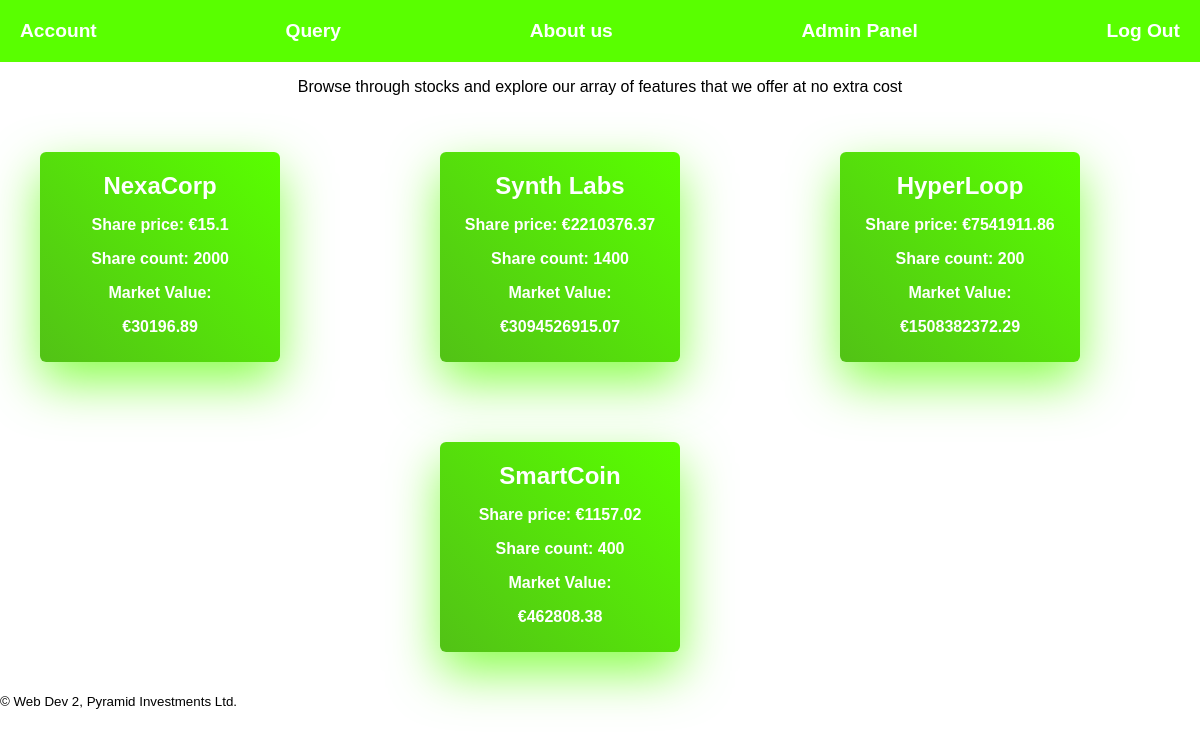
The app's page /query (signed in) with its own data.
### tables this page shows
CREATE TABLE stock_name
(
    stock_uuid TEXT PRIMARY KEY,
    name TEXT
);

CREATE TABLE stock_hist
(
    stock_uuid TEXT NOT NULL,
    time INTEGER NOT NULL,
    valuation INTEGER NOT NULL,
    share_count INTEGER NOT NULL,
    sigma REAL NOT NULL,
    mu REAL NOT NULL,
    seed INTEGER NOT NULL,
    PRIMARY KEY (stock_uuid, time)
);

### app.py (the view)
@app.route("/query", methods=["GET","POST"])
@login_required
def query():
    db = get_db()
    stockList = []
    stocks = db.execute("""SELECT * FROM stock_name;""").fetchall()
    for stock in stocks:
        name = stock["name"]
        uuid = stock["stock_uuid"]
        latest_info = db.execute("""SELECT * FROM stock_hist WHERE stock_uuid = ? ORDER BY time DESC;""", (uuid,)).fetchone()
        update_time = latest_info["time"]
        init_vals = db.execute("""SELECT time, valuation, sigma, mu, seed FROM stock_hist WHERE stock_uuid = ? ORDER BY time DESC LIMIT 1""", (uuid,)).fetchone()
        price = generate_new_stock_price(init_vals["time"], init_vals["valuation"], init_vals["mu"], init_vals["sigma"], init_vals["seed"])
        share_count = latest_info["share_count"]
        market_value = round(share_count * price,2)
        last_update = (time() - update_time) //3600 # minutes ago
        instace_of_stock = Stock(uuid, name, last_update, round(price,2), share_count, market_value)
        stockList.append(instace_of_stock)
    return render_template("query.html", stocks=stockList, title=title)

### app.py (called while the page is built)
@app.before_request
def logged_in_user():
    g.user = session.get("username", None)

def login_required(view):
    @wraps(view)
    def wrapped_view(*args, **kwargs):
        if g.user is None:
            return redirect(url_for('login', next=request.url))
        return view(*args, **kwargs)
    return wrapped_view

### database.py (called while the page is built)
def get_db():
    if "db" not in g:
        g.db = sqlite3.connect(DATABASE,
            detect_types=sqlite3.PARSE_DECLTYPES
        )
        g.db.row_factory = sqlite3.Row
    return g.db

### price_gen.py (called while the page is built)
def generate_new_stock_price(start_time: float, S0: float, mu: float, sigma: float, k: int, curr_time=None):
    if curr_time is None:
        curr_time = time()
    elapsed_time = curr_time - start_time
    hours = elapsed_time / (60*60)
    t = hours*10
    print(t)
    seed(k)
    Wt = gauss(0,1) # brownian motion
    St = S0 * (2.71828 ** ((mu - 0.5 * sigma**2) * t + sigma * Wt)) # e^ can be replaced with exp function.
    return St

### templates/query.html
{% extends "base.html" %}
{% block main_content %}
<p>Browse through stocks and explore our array of features that we offer at no extra cost</p>
<section id="stocklist">
    {% if stocks %}
    {% for stock in stocks %}
    <section class="stockwrapper">
        <a href="{{ url_for('stock', uuid=stock.uuid) }}">
        <section class="stockdisplay">
            <h3>
                {{ stock.name }}
            </h3>
            <p>Share price: €{{ stock.valuation }} </p>
            <p>Share count: {{ stock.share_count }} </p>
            <p>Market Value:</p>
            <p>€{{ stock.market_value }}</p>
        </section>
        </a>
    </section>
    {% endfor %}
    {% endif %}
</section>
{% endblock %}

### templates/base.html (shortened to what this page needs)
<!DOCTYPE html>
<html lang="en">
<head>
    <link rel="stylesheet" href="{{ url_for('static', filename='styles.css') }}" />
</head>
<body>
    <header>
        {% if g.user == "admin" %}
            <a href="{{url_for('account')}}">Account</a>
            <a href="{{url_for('query')}}">Query</a>
            <a href="{{url_for('about')}}">About us</a>
            <a href="{{url_for('admin')}}">Admin Panel</a>
            <a href="{{url_for('logout')}}">Log Out</a>
        {% elif g.user %}
            <a href="{{url_for('account')}}">Account</a>
            <a href="{{url_for('query')}}">Query</a>
            <a href="{{url_for('about')}}">About us</a>
            <a href="{{url_for('logout')}}">Log Out</a>
        {% else %}
            <a href="{{url_for('register')}}">Register</a>
            <a href="{{url_for('login')}}">Log In</a>
            <a href="{{url_for('home')}}">Home</a>
            <a href="{{url_for('about')}}">About us</a>
        {% endif %}
    </header>
    <main>
        {% block main_content %}
        {% endblock %}
    </main>
    <footer>
        <small>&copy; Web Dev 2, {{title}}</small>
    </footer>
</body>
</html>

### static/styles.css (style rules this page uses)
:root { --font-size: 16px; --h1-size: 5rem; --h2-size: 2rem; --p-size: 1rem; --link-size: 1.3rem; --small-size: 0.7rem; --link-highlight: #19c2ff; --header-padding: 30px; --header-height: 260px; --primary-shade: #59ff00; --secondary-shade: rgb(255, 255, 255); --dark-shade: #7c8a7e; }
* { box-sizing: border-box; font-family: Arial; }
body { margin: 0; }
.stockdisplay { box-shadow: 0 20px 50px 0 rgba(89,255,0,0.7); width: 100%; max-width: 240px; height: 210px; text-align: center; margin: 20px; padding: 20px; border-radius: 6px; background-image: linear-gradient(46.8deg, #52c216 0%,var(--primary-shade) 99%); }
.stockdisplay h3 { margin: 0; font-size: 1.5rem; }
.stockwrapper { flex: 0 0 calc(33.33% - 40px); margin: 20px; }
.stockdisplay h3, .stockdisplay p { color: #fff; font-weight: 700; }
#stocklist { display: flex; flex-wrap: wrap; justify-content: center; margin: 0 auto; max-width: 1200px; }
.stockwrapper { transition: transform 0.3s ease-in-out; }
p, figure, h2 { text-align: center; }
a:link { text-decoration: none; }
header { display: flex; justify-content: space-between; align-items: center; padding: 20px; background-color: var(--primary-shade); color: #fff; font-weight: 700; font-size: 1.2rem; position: sticky; top: 0; z-index: 1; }
header a { color: #fff; text-decoration: none; margin-right: 20px; transition: color 0.3s ease-in-out; }
header a:last-of-type { margin-right: 0; }

### records on screen
stock_name: name "NexaCorp"
stock_hist: share_count "2000"
stock_name: name "Synth Labs"
stock_hist: share_count "1400"
stock_name: name "HyperLoop", valuation "7541911.86", share_count "200", market_value "1508382372.29"
stock_name: name "SmartCoin"
stock_hist: share_count "400"

### other values on screen
{{ stock.valuation }} "15.1" "2210376.37" "1157.02"
{{ stock.market_value }} "30196.89" "3094526915.07" "462808.38"
{{ title }} "Pyramid Investments Ltd."
